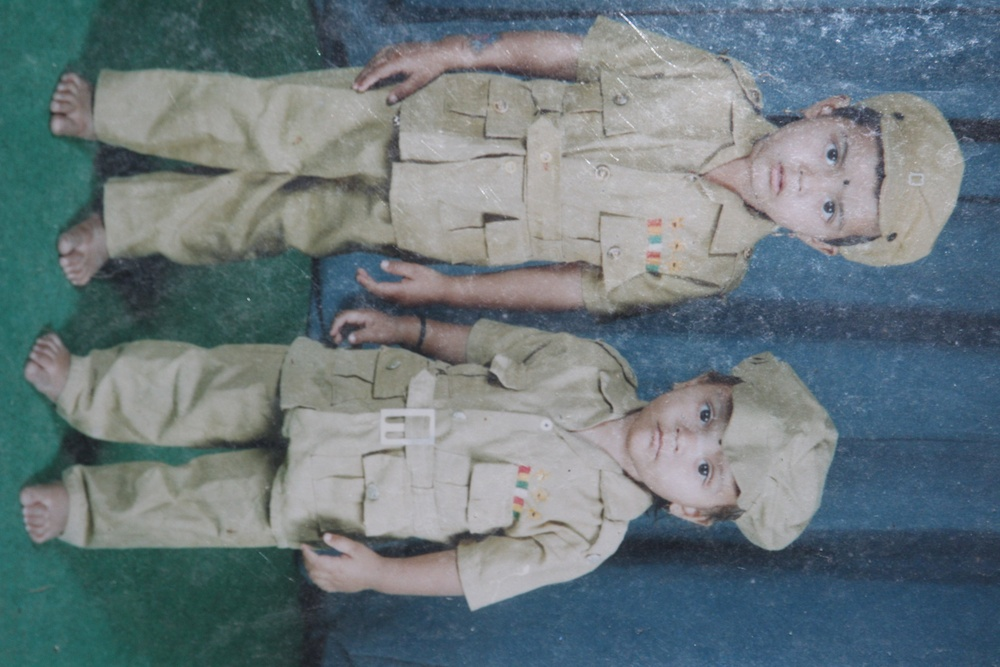
#> input picture uploads/20201114005627_IMG_4639.JPG, 1000 x 667 px, shrunk from 5184 x 3456 before the run
$ python -i gradient_descent.py   (imports and definitions only)
#> lines starting #> are read from the running program, lines starting #| are printed output that depends on the picture; after the words box and inside, x2 and y2 are one past the last pixel; in counts of white or black regions, pixels touching at a corner belong together
import cv2
import numpy as np
import matplotlib.pyplot as plt

def perform_gradient_descent(image_path):
#> called with image_path = 'uploads/20201114005627_IMG_4639.JPG'
    image = cv2.imread(image_path)
#> image is the input picture: shape (667, 1000, 3); mean B, G, R 124.5, 119.8, 105.8
    result, percentage_changed = detect_background_changes(image)
    if result is not None:
        temp_file = 'masked_image.jpg'
        cv2.imwrite(temp_file, result)

        # Create a pie chart of background change detection percentage
        labels = ['Background', 'Changed']
        sizes = [100 - percentage_changed, percentage_changed]
        colors = ['#ff9999','#66b3ff']
        explode = (0, 0.1)  # explode the 2nd slice (i.e. 'Changed')

        plt.ioff()  # Turn off interactive mode
        plt.figure(figsize=(6,6))
        plt.pie(sizes, explode=explode, labels=labels, colors=colors, autopct='%1.1f%%', startangle=140)
        plt.axis('equal')  # Equal aspect ratio ensures that pie is drawn as a circle.
        plt.savefig('background_change_pie_chart.jpg')  # Save the pie chart as an image
        plt.close()  # Close the Matplotlib figure

        return {'masked_image_path': temp_file, 'pie_chart_path': 'background_change_pie_chart.jpg'}
    else:
        return {'message': 'No background changes detected.'}

def detect_background_changes(image):
    gray = cv2.cvtColor(image, cv2.COLOR_BGR2GRAY)
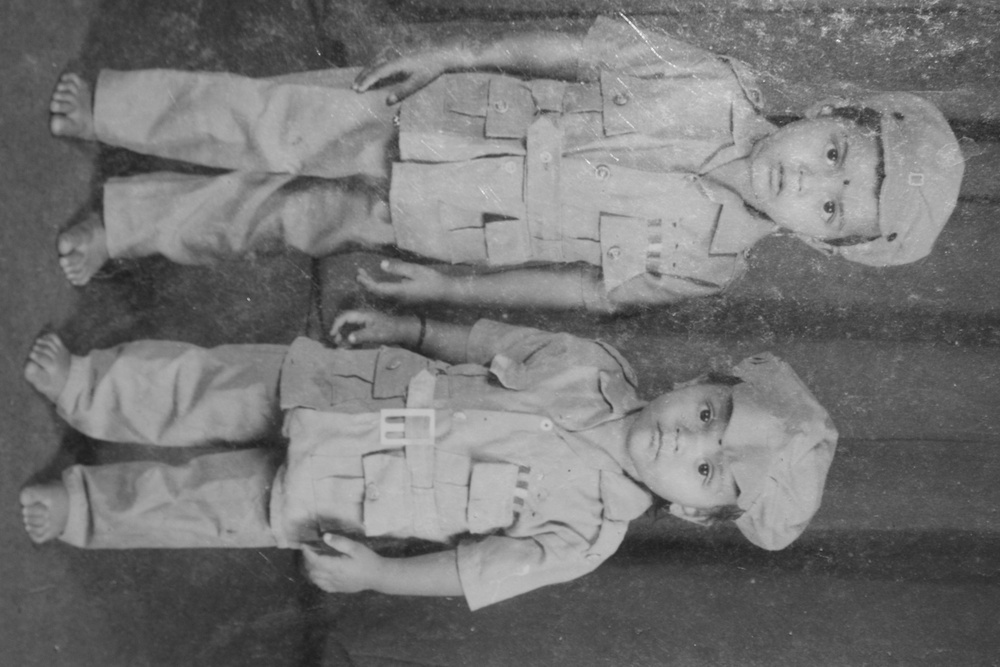
#> gray: shape (667, 1000); min 31, max 246, mean 116.2
    edges = cv2.Canny(gray, 50, 150)
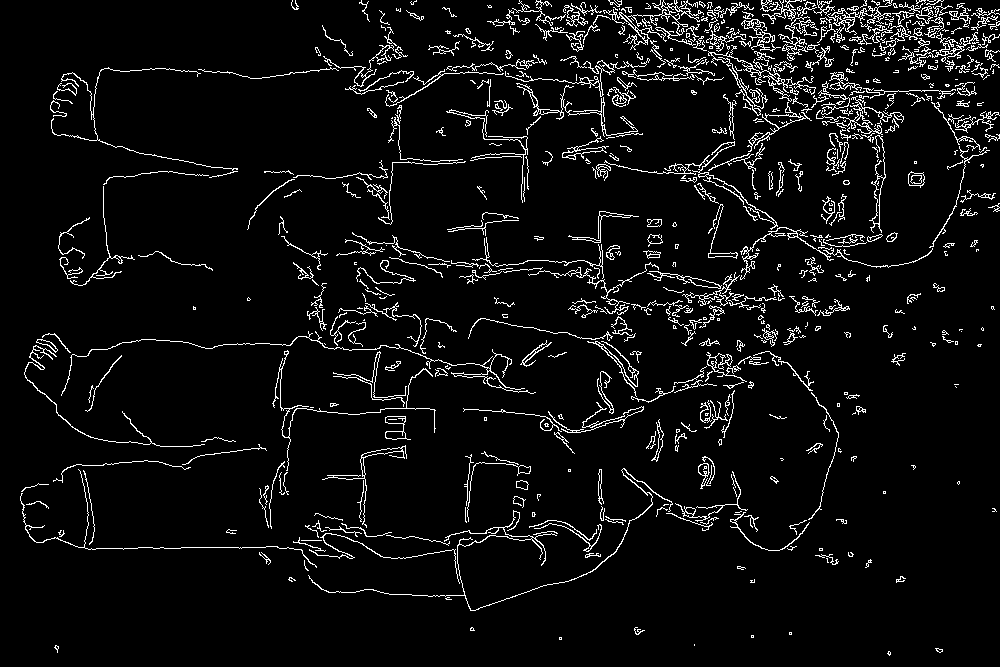
#> edges: shape (667, 1000); 5.5% white in thin lines or dots
    kernel = np.ones((5, 5), np.uint8)
    edges_closed = cv2.morphologyEx(edges, cv2.MORPH_CLOSE, kernel)
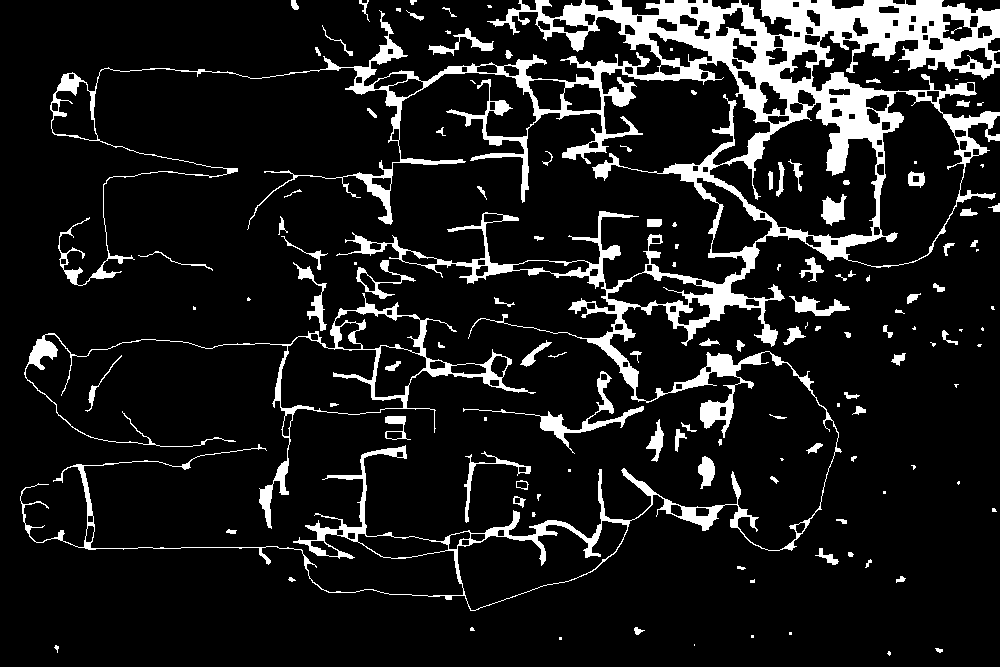
#> edges_closed: shape (667, 1000); 11.4% white; 132 white regions (44 under 20 px)
    contours, _ = cv2.findContours(edges_closed, cv2.RETR_EXTERNAL, cv2.CHAIN_APPROX_SIMPLE)
#> contours = 121 contours, 66 with area under 20; largest, box (x1, y1, x2, y2) and area: (20, 0, 1000, 611) 105608, (24, 293, 536, 529) 15160, (463, 371, 644, 454) 1078, (356, 260, 416, 299) 474, (789, 296, 850, 316) 445
    total_area = image.shape[0] * image.shape[1]
#> total_area = 667000
    contour_areas = [cv2.contourArea(contour) for contour in contours]
#> contour_areas = 121 values, max 105607.5 at index 117, min 0 at index 3, mean 1055.5
    total_contour_area = sum(contour_areas)
#> total_contour_area = 127718.5
    percentage_changed = (total_contour_area / total_area) * 100
#> percentage_changed = 19.15
    if percentage_changed > 20:
        largest_contour = max(contours, key=cv2.contourArea)
        mask = np.zeros_like(gray)
        cv2.drawContours(mask, [largest_contour], -1, (255), thickness=cv2.FILLED)
        masked_image = cv2.bitwise_and(image, image, mask=mask)
        return masked_image, percentage_changed
    else:
        return None, percentage_changed

>>> result = perform_gradient_descent('uploads/20201114005627_IMG_4639.JPG')
